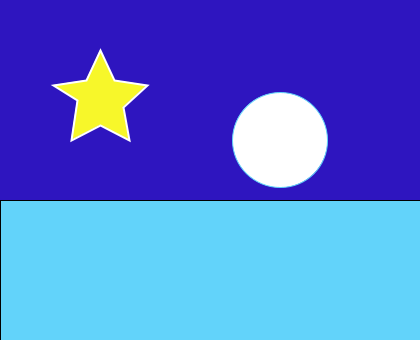
Frame 1 (no input)
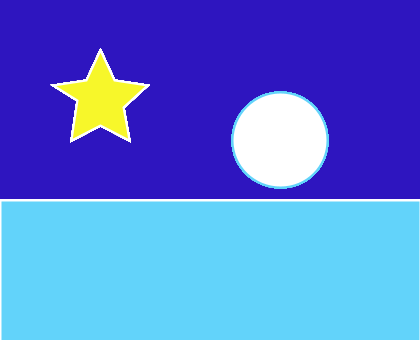
Frame 60 (the mouse pressed at the canvas centre just before this capture)
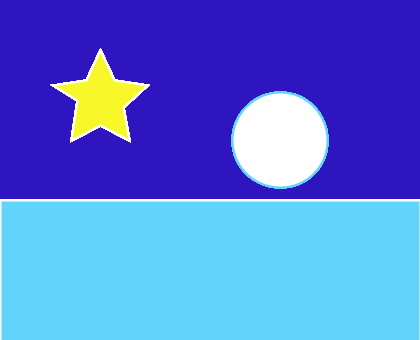
Frame 120 (the mouse held since frame 60 and released just before this capture)

The Processing sketch that drew these frames (run headless with seeded random() and noise(); from frame 60 on, the mouse is pressed at the canvas centre):

// Processing sketch: complexsh_star
// ── complexsh_star.pde
void setup() {
  size(420, 340);
  
  background(46,21,191);
  
}

void draw() {
  fill(98,211,250);
  rect(0,200, 420,420);
  stroke(98,211,250);
  fill(255);
  ellipse(280, 140, 95, 95);
  
  fill(247,247,42);
  stroke(255);
  strokeWeight(2);
  beginShape();
  vertex(100, 50);
  vertex(114, 80);
  vertex(147, 85);
  vertex(123, 107);
  vertex(129, 140);
  vertex(100, 125);
  vertex(71, 140);
  vertex(77, 100);
  vertex(53, 85);
  vertex(86, 80);
  endShape(CLOSE);
  
  
  
  

}
